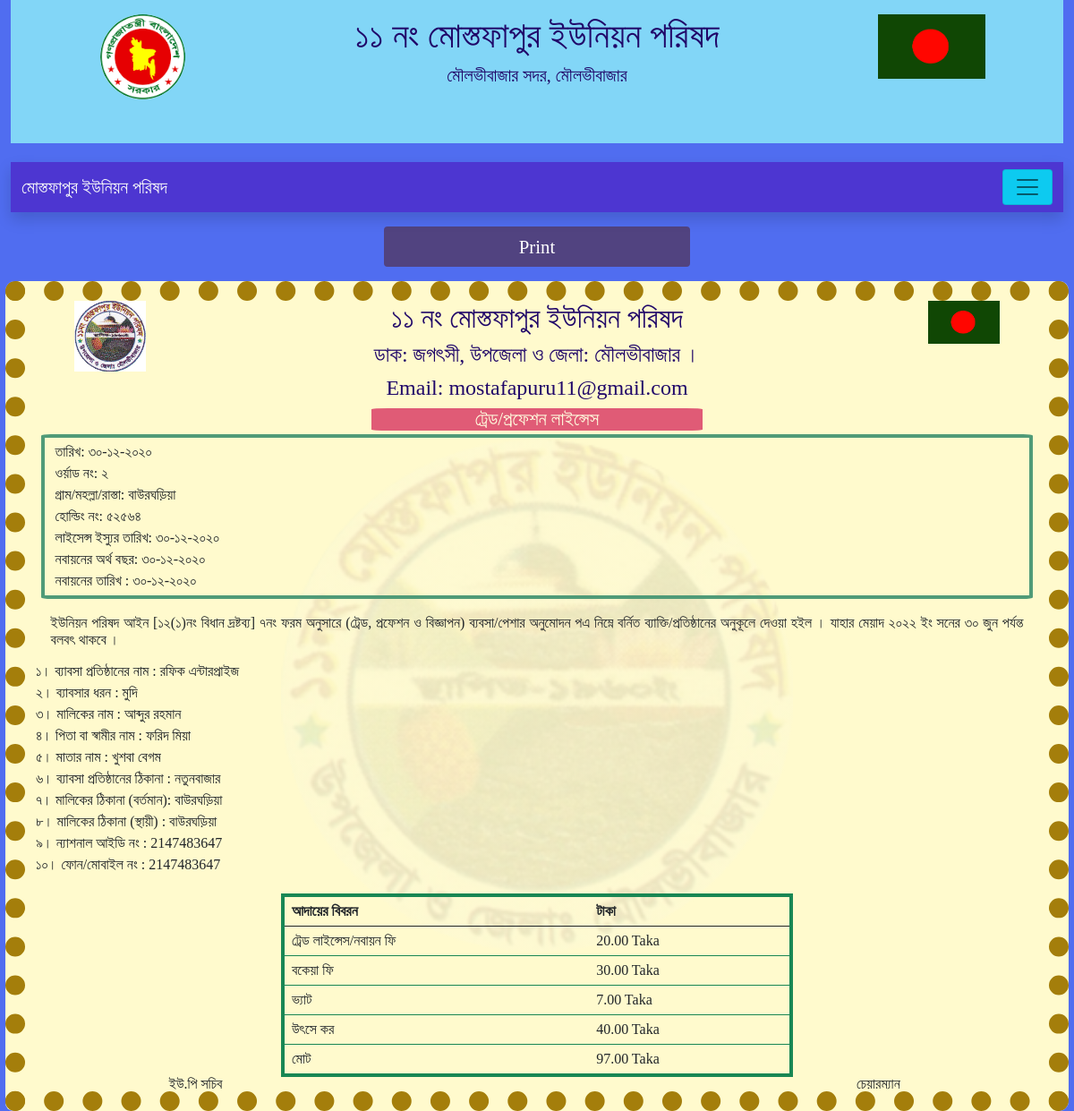
The page /trade_form.php?id=5 on the database its author committed.
### tables this page shows
CREATE TABLE `trade` (
  `id` int(50) NOT NULL,
  `t_date` varchar(15) NOT NULL,
  `t_licence_no` varchar(30) NOT NULL,
  `t_licence_day` varchar(15) NOT NULL,
  `t_renewal_y` varchar(15) NOT NULL,
  `t_renewal_d` varchar(15) NOT NULL,
  `t_word` varchar(10) NOT NULL,
  `t_village` varchar(100) NOT NULL,
  `t_holding` varchar(20) NOT NULL,
  `t_business_name` varchar(200) NOT NULL,
  `t_business_type` varchar(200) NOT NULL,
  `t_owner` varchar(100) NOT NULL,
  `t_owner_dad` varchar(100) NOT NULL,
  `t_owner_mom` varchar(100) NOT NULL,
  `t_owner_adr` varchar(200) NOT NULL,
  `t_owner_adr_pr` varchar(200) NOT NULL,
  `t_owner_adr_perm` varchar(200) NOT NULL,
  `t_valid` varchar(50) NOT NULL,
  `t_nid` varchar(20) NOT NULL,
  `t_mobile` varchar(15) NOT NULL,
  `t_trade_fee` int(20) NOT NULL,
  `t_back_fee` int(20) NOT NULL,
  `t_income_tax` int(20) NOT NULL,
  `t_img` varchar(250) NOT NULL
);

### trade_form.php (called while the page is built)
<?php
               include('class/admin_back.php');
               if(isset($_GET['id'])){
                       $get_id=$_GET['id'];
                       $obj= new admin_program();
                     $form_info=$obj->trade_form($get_id);
               }
?>
                       <?php include('includes/head.php');                         ?>
                       <?php include('includes/header.php');                    ?>
                       <?php include('includes/nav.php');                 ?>
                       <?php include('includes/trade_form_body.php');              ?>
                       <?php include('includes/script.php');     ?>

### class/admin_back.php (called while the page is built, shortened)
<?php
          class admin_program{
          private $conn;
          public function __construct()
          {
                      $db_host="localhost";
                      $db_user="root";
                      $db_pass="";
                      $db_name="union";
                      $this->conn=mysqli_connect($db_host,$db_user,$db_pass,$db_name);
          }
              function trade_form($id){
                     $query="SELECT * FROM trade WHERE id=$id";
                         $trade_form_data=mysqli_query($this->conn,$query);
                         return $trade_form_data;
              }
        }
?>

### includes/trade_form_body.php (the view, shortened to what this page needs)
<div class="container">
  <div class="row">
    <button class="btn pri_d d-print-none" onclick="window-print();">Print</button>
  </div>
</div>
<div class="trade_form">
  <div class="bg_img">
    <div class="container-fluid">
      <div class="row">
        <div class="col-2">
          <img src="asset/img/logo.png" alt="" width="80px">
        </div>
        <div class="col-8">
          <h2>১১ নং মোস্তফাপুর ইউনিয়ন পরিষদ</h2>
          <h4> ডাক: জগৎসী, উপজেলা ও জেলা: মৌলভীবাজার । </h4>
          <h6> Email: mostafapuru11@gmail.com </h6>
          <h5> ট্রেড/প্রফেশন লাইন্সেস</h5>
        </div>
        <div class="col-2">
          <img src="asset/img/flag.png" alt="" width="80px">
        </div>
      </div>
      <?php
       while ($r = mysqli_fetch_assoc($form_info)) {
         $trade_fee = $r['t_trade_fee'];
         $back_fee = $r['t_back_fee'];
         $income_tax = $r['t_income_tax'];
         $tr_back = $trade_fee + $back_fee;
         $vat_one = $tr_back * 15;
         $vat = $vat_one / 100;
         $total = $trade_fee + $back_fee + $income_tax + $vat;
       ?>
        <div class="row tab mt-1">
          <div class="col-8">
            <div class="property mt-2">
              তারিখ: <?php echo $r['t_date'];           ?>
            </div>
            <div class="property">
              ওর্য়াড নং: <?php echo $r['t_word'];           ?>
            </div>
            <div class="property">
              গ্রাম/মহল্লা/রাস্তা: <?php echo $r['t_village'];           ?>
            </div>
            <div class="property">
              হোল্ডিং নং: <?php echo $r['t_holding'];           ?>
            </div>
            <div class="property">
              লাইসেন্স ইস্যুর তারিখ: <?php echo $r['t_licence_day'];           ?>
            </div>
            <div class="property">
              নবায়নের অর্থ বছর: <?php echo $r['t_renewal_y'];           ?>
            </div>
            <div class="property">
              নবায়নের তারিখ : <?php echo $r['t_renewal_d'];           ?>
            </div>
          </div>
          <div class="col-4">
            <div class="property text-end p-1">
            </div>
          </div>
        </div>
      <div class="row">
        <p class="para">
          ইউনিয়ন পরিষদ আইন [১২(১)নং বিধান দ্রষ্টব্য] ৭নং ফরম অনুসারে (ট্রেড, প্রফেশন ও বিজ্ঞাপন) ব্যবসা/পেশার অনুমোদন পএ
          নিম্নে বর্নিত ব্যাক্তি/প্রতিষ্ঠানের অনুকূলে দেওয়া হইল । যাহার মেয়াদ <?php echo $r['t_valid'];      ?> ইং সনের ৩০ জুন পর্যন্ত বলবৎ
          থাকবে ।
        </p>
      </div>
      <div class="row">
        <div class="property">
          ১। ব্যাবসা প্রতিষ্ঠানের নাম : <?php echo $r['t_business_name'];           ?>
        </div>
        <div class="property">
          ২। ব্যাবসার ধরন : <?php echo $r['t_business_type'];           ?>
        </div>
        <div class="property">
          ৩। মালিকের নাম : <?php echo $r['t_owner'];           ?>
        </div>
        <div class="property">
          ৪। পিতা বা স্বামীর নাম : <?php echo $r['t_owner_dad'];           ?>
        </div>
        <div class="property">
          ৫। মাতার নাম : <?php echo $r['t_owner_mom'];           ?>
        </div>
        <div class="property">
          ৬। ব্যাবসা প্রতিষ্ঠানের ঠিকানা : <?php echo $r['t_owner_adr'];           ?>
        </div>
        <div class="property">
          ৭। মালিকের ঠিকানা (বর্তমান): <?php echo $r['t_owner_adr_pr'];           ?>
        </div>
        <div class="property">
          ৮। মালিকের ঠিকানা (স্থায়ী) : <?php echo $r['t_owner_adr_perm'];           ?>
        </div>
        <div class="property">
          ৯। ন্যাশনাল আইডি নং : <?php echo $r['t_nid'];           ?>
        </div>
        <div class="property">
          ১০। ফোন/মোবাইল নং : <?php echo $r['t_mobile'];           ?>
        </div>
      </div>
      <div class="row pt-3">
        <table class="table">
          <thead>
            <tr>
              <th scope="col">আদায়ের বিবরন</th>
              <th scope="col">টাকা</th>
            </tr>
          </thead>
          <tbody>
            <tr>
              <td>ট্রেড লাইন্সেস/নবায়ন ফি</td>
              <td><?php echo $trade_fee . ".00 Taka ";    ?></td>
            </tr>
            <tr>
              <td>বকেয়া ফি</td>
              <td><?php echo $back_fee . ".00 Taka";    ?></td>
            </tr>
            <tr>
              <td>ভ্যাট</td>
              <td><?php echo (int)$vat . ".00 Taka";   ?></td>
            </tr>
            <tr>
              <td>উৎসে কর</td>
              <td><?php echo $income_tax . ".00 Taka";    ?></td>
            </tr>
            <tr>
              <td>মোট</td>
              <td><?php echo (int)$total . ".00 Taka";  ?></td>
            </tr>
          </tbody>
        </table>
      </div>
      <div class="row mb-0">
        <div class="col-4 ">
          ইউ.পি সচিব
        </div>
        <div class="col-4">
        </div>
        <div class="col-4">
          চেয়ারম্যান
        </div>
      </div>
      </div>
  </div>
</div>
<?php
       }
 ?>

### asset/css/style.css (style rules this page uses)
* { margin: 0; padding: 0; box-sizing: border-box; list-style-type: none; }
body { font-family: serif; background:rgb(80, 109, 240); }
.bg_img { background-image:linear-gradient(rgba(255, 250, 205, 0.9),rgba(255, 250, 205, 0.9)),url(img/logo.png); background-repeat:no-repeat; background-size:50%; background-position:center; position:relative; }
h2 { text-align: center; color:#200769; }
h4 { text-align: center; color:#200769; }
h5 { text-align: center; color:#200769; }
h6 { text-align: center; color: #200769ff; font-size: 1.5rem; }
.pri_d { width:30%; margin: auto; background: #514380; text-align: center; margin-top: 1rem; color: #fff; font-size: 1.3rem; margin-bottom: 1rem; }
.trade_form { background:#fffacd; min-height: 100vh; width:99%; margin: auto; text-align: center; line-height:1rem; border: 22px dotted #A47E0B; border-radius: 11px 10px 11px 9px; }
.trade_form h5 { background: #e05b76; color: lightyellow; font-size: 1.3rem; width: 50%; margin: auto; border-radius:5%; }
.trade_form .tab { border: 4px solid #509b78; width: 99%; margin: auto; border-radius: 1%; }
.trade_form .property { text-align:left; margin-bottom: .5rem; }
.trade_form .para { text-align: justify; width: 98%; margin: auto; padding: 1.5%; line-height:1.2rem ; }
.trade_form .table { width: 50%; margin: auto; border: 4px solid #198754; text-align: justify; }

### rows shown on the page
trade: t_date "৩০-১২-২০২০", t_word "২", t_village "বাউরঘড়িয়া", t_holding "৫২৫৬৪", t_licence_day "৩০-১২-২০২০", t_renewal_y "৩০-১২-২০২০", t_renewal_d "৩০-১২-২০২০", t_valid "২০২২", t_business_name "রফিক এন্টারপ্রাইজ", t_business_type "মুদি", t_owner "আব্দুর রহমান", t_owner_dad "ফরিদ মিয়া", t_owner_mom "খুশবা বেগম", t_owner_adr "নতুনবাজার", t_owner_adr_pr "বাউরঘড়িয়া", t_owner_adr_perm "বাউরঘড়িয়া", t_nid "2147483647", t_mobile "2147483647", t_trade_fee "20", t_back_fee "30", vat "7", t_income_tax "40", total "97"
